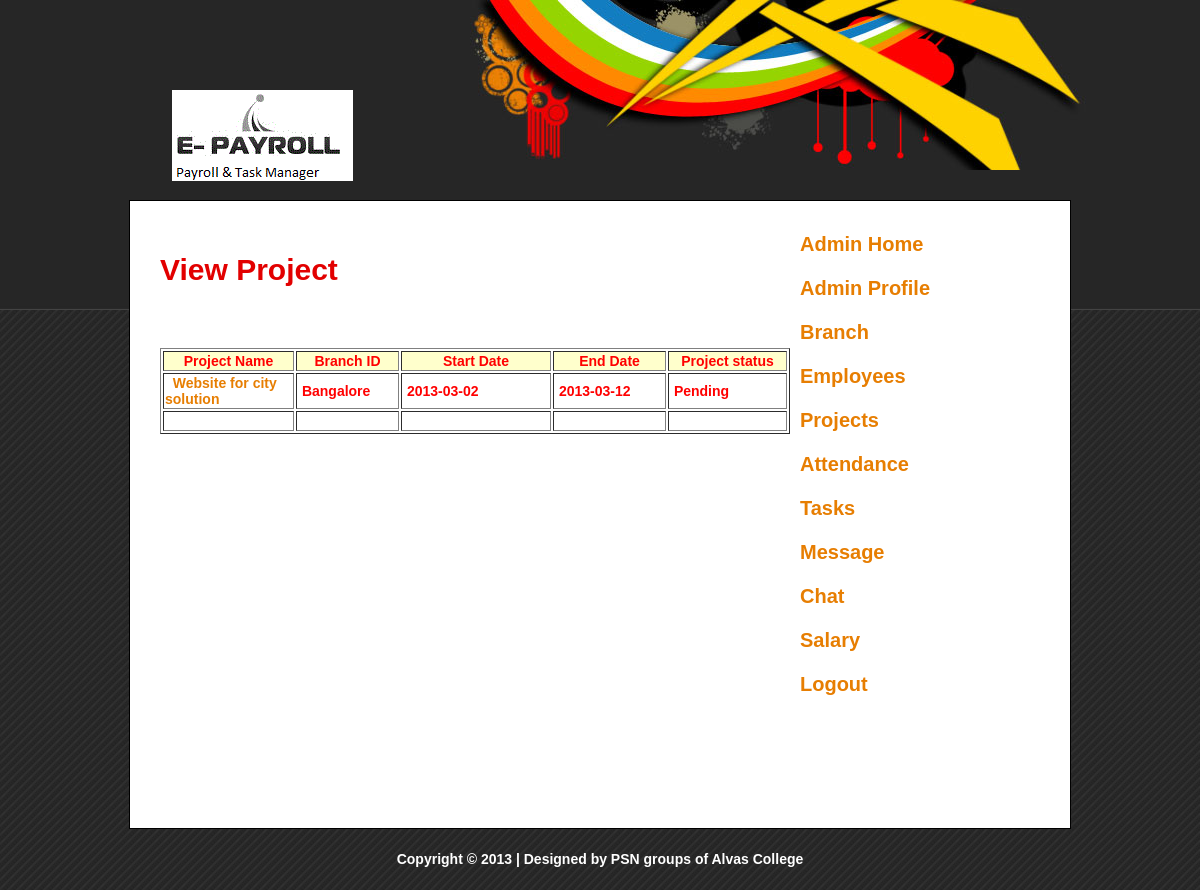
The app's page /viewproject.php with its own data.
### tables this page shows
CREATE TABLE IF NOT EXISTS `project` (
  `projectid` int(11) NOT NULL AUTO_INCREMENT,
  `projectname` varchar(25) NOT NULL,
  `projectdescription` text NOT NULL,
  `branchid` int(11) NOT NULL,
  `startdate` date NOT NULL,
  `enddate` date NOT NULL,
  `noofdays` int(20) NOT NULL,
  `projectdocs` text NOT NULL,
  `projectstatus` varchar(25) NOT NULL,
  PRIMARY KEY (`projectid`)
);

CREATE TABLE IF NOT EXISTS `branch` (
  `branchid` int(10) NOT NULL AUTO_INCREMENT,
  `branchname` varchar(25) NOT NULL,
  `address` text NOT NULL,
  `city` varchar(25) NOT NULL,
  `state` varchar(25) NOT NULL,
  `country` varchar(20) NOT NULL,
  `contactno` varchar(25) NOT NULL,
  PRIMARY KEY (`branchid`)
);

### viewproject.php (the view, shortened to what this page needs)
<?php
include("header.php");
if(isset($_SESSION[emid]))
{
	$qresult=mysql_query("select * from project where branchid='$_SESSION[brid]'");
}
else
{
	$qresult=mysql_query("select * from project");
}
	?>
    <div id="templatemo_content">
        <div id="templatemo_content_left">
        	<div class="header_02">
 <h2>View Project</h2>
        	</div>
            <div class="header_02">
            </div>
   	      <table width="630" border="1">
       	      <tr bgcolor="#FFFFCC">
       	        <th width="127" scope="col">Project Name</th>
       	        <th width="99" scope="col">Branch ID</th>
       	        <th width="146" scope="col">Start Date</th>
       	        <th width="109" scope="col">End Date</th>
                <th width="115" scope="col">Project status</th>
   	        </tr>
                      	<?php
			while($arrvarpro=mysql_fetch_array($qresult))
			{
				echo "<tr> <td>&nbsp; ";
			if(isset($_SESSION[emid]))
			{
			echo "<a href='addnewprojects.php?proids=$arrvarpro[projectid]'>$arrvarpro[projectname]</a>";
			}
			else
			{
			echo "<a href='addnewprojects.php?proids=$arrvarpro[projectid]'>$arrvarpro[projectname]</a>";
			}
			$qresulta=mysql_query("select * from branch where branchid='$arrvarpro[branchid]'");
			$arrowsbr = mysql_fetch_array($qresulta);
			  echo "</td>
              <td>&nbsp;$arrowsbr[branchname]</td>
              <td>&nbsp;$arrvarpro[startdate]</td>
			  <td>&nbsp;$arrvarpro[enddate]</td>
			   <td>&nbsp;$arrvarpro[projectstatus]</td>
            </tr>";
			}
               ?>
		     	      <tr>
       	        <td>&nbsp;</td>
       	        <td>&nbsp;</td>
       	        <td>&nbsp;</td>
       	        <td>&nbsp;</td>
                <td>&nbsp;</td>
   	        </tr>
   	      </table>
   	      <p>&nbsp;</p>
            <div class="margin_bottom_40"></div>
        </div>
        <div id="templatemo_content_right">
        	<div class="content_right_section">
               <?php
			   if(isset($_SESSION[emid]))
				{
			   include("empsidebar.php");
				}
				else
				{
				include("adminsidebar.php");
				}
			   ?>
                <div class="margin_bottom_20"></div>
        	</div>
        </div>
    </div>
   <?php
   include("footer.php");
   ?>

### templatemo_style.css (style rules this page uses)
body { margin: 0; padding: 0; line-height: 1.5em; font-family: Arial, Helvetica, sans-serif; font-size: 11px; color: #333333; background: #262626 url(images/templatemo_main_bg_repeat.jpg); }
a:link, a:visited { color: #e77e02; text-decoration: none; font-weight: bold; }
p { margin: 0px; padding: 0px; }
.margin_bottom_20 { clear: both; width: 100%; height: 20px; font-size: 1px; }
.margin_bottom_40 { clear: both; width: 100%; height: 40px; font-size: 1px; }
.header_02 { color: #e20000; font-size: 20px; font-weight: bold; padding: 3px 0 5px 0; margin: 0 0 15px 0; }
#templatemo_content { clear: both; width: 940px; margin: 30px 19px 0 19px; background: #ffffff; border: 1px solid #000; }
#templatemo_content #templatemo_content_left { float: left; width: 580px; padding: 30px; }
#templatemo_content_left p { padding-bottom: 10px; text-align: justify; }
#templatemo_content #templatemo_content_right { float: right; width: 240px; padding: 30px }
.content_right_section { clear: both; }

### header.php (style rules this page uses)
body,td,th { font-size: 14px; font-weight: bold; color: #F00; }
body { background-color: #FFF; }

### records on screen
project: projectname "Website for city solution", branchid.branchname "Bangalore", startdate "2013-03-02", enddate "2013-03-12", projectstatus "Pending"
